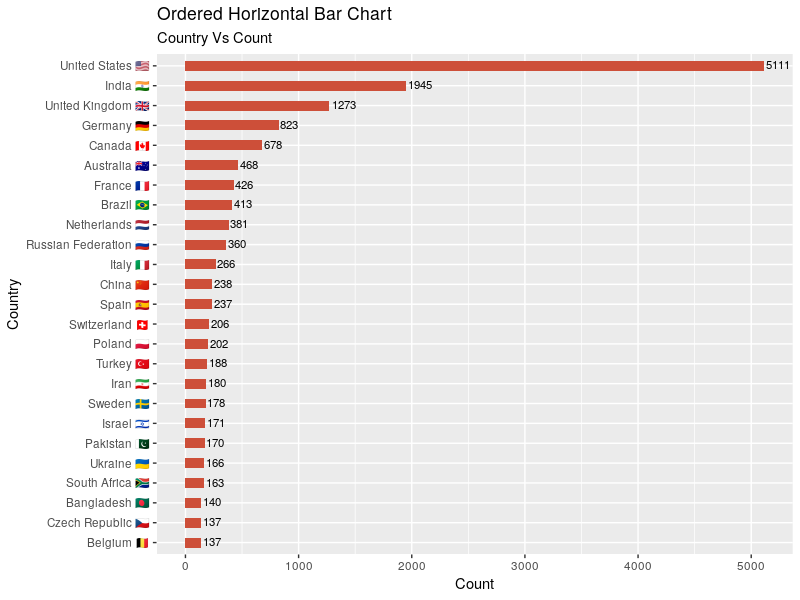

Write the R code that produced this figure.
library(ggplot2)

users_countries <- read.csv("bitcoin_analysis/users_countries.csv")[, 2:3]
colnames(users_countries) <- c("country", "count")
users_countries <- users_countries[order(users_countries$count), ]
users_countries <- tail(users_countries, 25)

countries_flags <- rev(c('United States \U1F1FA\U1F1F8', 
                         'India \U1F1EE\U1F1F3', 
                         'United Kingdom \U1F1EC\U1F1E7',
                         'Germany \U1F1E9\U1F1EA',
                         'Canada \U1F1E8\U1F1E6',
                         'Australia \U1F1E6\U1F1FA',
                         'France \U1F1EB\U1F1F7',
                         'Brazil \U1F1E7\U1F1F7',
                         'Netherlands \U1F1F3\U1F1F1',
                         'Russian Federation \U1F1F7\U1F1FA',
                         'Italy \U1F1EE\U1F1F9',
                         'China \U1F1E8\U1F1F3',
                         'Spain \U1F1EA\U1F1F8',
                         'Switzerland \U1F1E8\U1F1ED',
                         'Poland \U1F1F5\U1F1F1',
                         'Turkey \U1F1F9\U1F1F7',
                         'Iran \U1F1EE\U1F1F7',
                         'Sweden \U1F1F8\U1F1EA', 
                         'Israel \U1F1EE\U1F1F1', 
                         'Pakistan \U1F1F5\U1F1F0',
                         'Ukraine \U1F1FA\U1F1E6',
                         'South Africa \U1F1FF\U1F1E6',
                         'Bangladesh \U1F1E7\U1F1E9',
                         'Czech Republic \U1F1E8\U1F1FF',
                         'Belgium \U1F1E7\U1F1EA'))

countries_flags <- factor(countries_flags, levels = countries_flags)

ggplot(users_countries, aes(x = countries_flags, y = users_countries$count)) + 
  geom_bar(stat="identity", width=.5, fill="tomato3") +
  geom_text(aes(label = count), size = 3, hjust = -0.1, vjust = 0.4, position = "stack") +
  xlab('Country') +
  ylab('Count') +
  labs(title="Ordered Horizontal Bar Chart", 
       subtitle="Country Vs Count") + 
  coord_flip()
